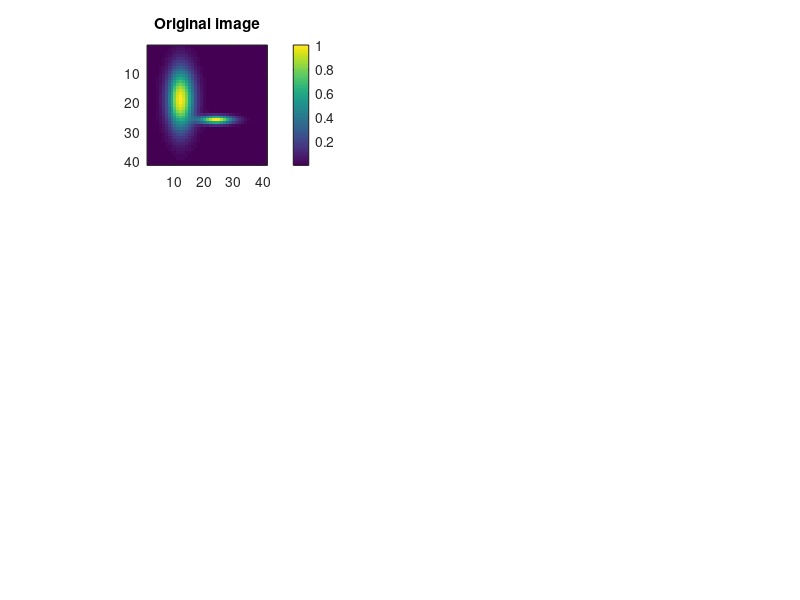

MATLAB code for this plot: (Note: this script raises an error after producing the figure.)
spacing = 1;
[X, Y] = meshgrid(-20:spacing:20);
x0 = 3;
y0 = 5;
sig_x = 4; % gaussian std in the x direction
sig_y = 1; % gaussian std in the y direction
Z = exp(-((X - x0).^2 / (2*sig_x^2) + (Y - y0).^2/(2*sig_y^2)));
Z = Z + exp(-((X + 9).^2 / (2*3^2) + (Y + 2).^2/(2*7^2))); % just to make the shape more interesting
theta = 45;

subplot(3, 2, 1)
% contour(X, Y, Z);
imagesc(Z);
colorbar;
daspect([1 1 1])
title('Original image')

matlab_rotated = imrotate(Z, theta, 'crop');
subplot(3, 2, 2)
imagesc(matlab_rotated);
daspect([1 1 1])
title(sprintf('Rotated by %.2f using Matlab', theta))

% rotate the meshgrid (i.e. the coordinates)
R = [cosd(theta) -sind(theta); sind(theta) cosd(theta)];

XY = [X(:)'; Y(:)']; % row1 = x, row2 = y
rotXY = R*XY; % rotated coordinates

Xq = reshape(rotXY(1, :), size(X, 1), []);
Yq = reshape(rotXY(2, :), size(Y, 1), []);
Z_rotated_forward = griddata(X, Y, Z, Xq, Yq); % Rotation is simply the interpretation of our image function using a rotated coordinate system!

subplot(3, 2, 3)
imagesc(Z_rotated_forward);
daspect([1 1 1])
title(sprintf('Rotated by %.2f with\nforward transformation', theta))

% Here is the opposite approach
% - Start with the transformed lattice (T(x))
% - For each pixel in this transformed lattice, we want to look for the
%   corresponding value back in the original image
[X_transformed, Y_transformed] = meshgrid(-20:spacing:20);
XY_transformed = [X_transformed(:)'; Y_transformed(:)'];
original_XY = R\XY_transformed; % invert the transformed coordinates back to original
original_X = reshape(original_XY(1, :), size(X_transformed, 1), []);
original_Y = reshape(original_XY(2, :), size(Y_transformed, 1), []);
Z_rotated_backward = griddata(original_X, original_Y, Z, X_transformed, Y_transformed);

subplot(3, 2, 4)
imagesc(Z_rotated_backward);
daspect([1 1 1])
title(sprintf('Rotated by %.2f with\nbackward/inverse transformation', theta))

subplot(3, 2, 5)
imagesc(Z_rotated_forward - matlab_rotated)
title('Forward - matlab')
colorbar;
daspect([1 1 1])

subplot(3, 2, 6)
imagesc(Z_rotated_backward - matlab_rotated)
title('backward - matlab')
colorbar;
daspect([1 1 1])

set(findall(gcf,'-property','FontSize'),'FontSize',15)

% numpy
% scipy
% cv2
% matplotlib
% pytorch
% eta - how to do practical pipelining
% fiftyone


